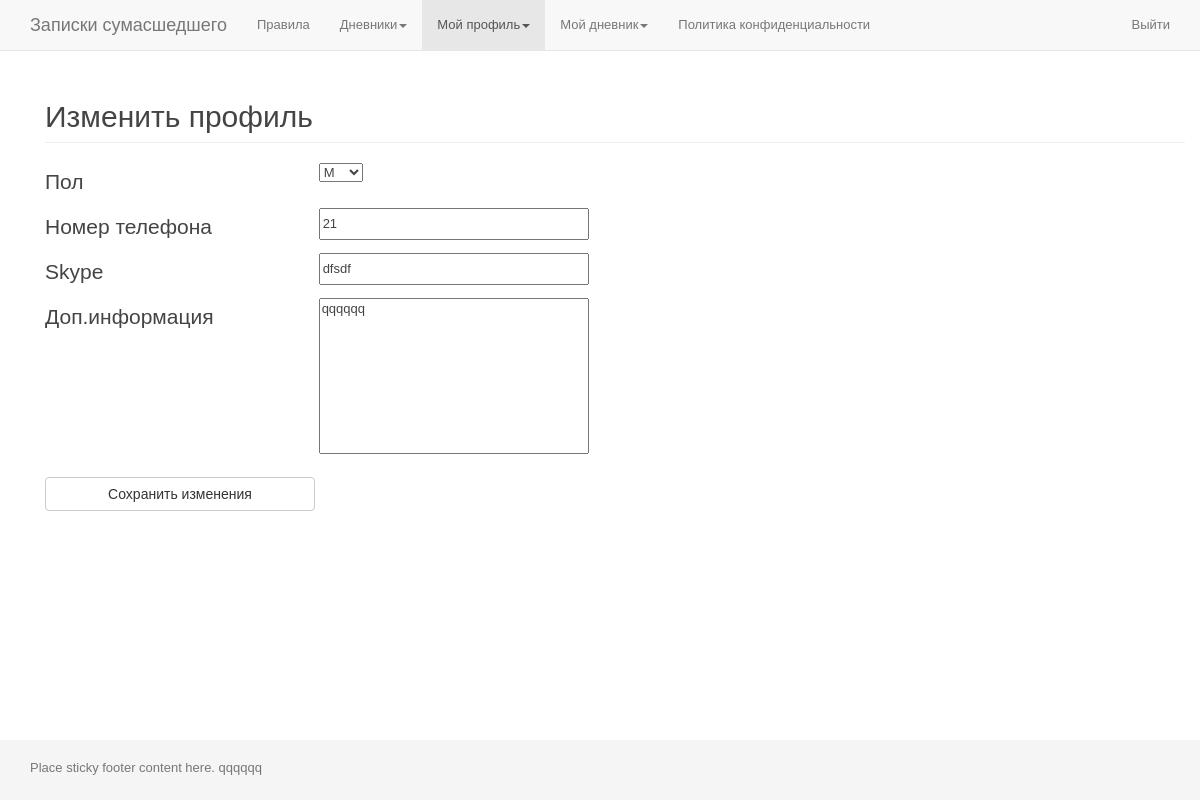
Screenshot of /change_profile/ (signed in) with the database file from the repository.
### app_accounts/models.py (models this page shows, shortened)
class Gender(models.Model):
	gender = models.CharField(
		max_length=10,
		blank=True,
	)
	def __str__(self):
		return self.gender

class UserProfile(User):
	gender = models.ForeignKey(
		Gender,
		verbose_name='Пол',
		blank=True,
		null=True,
	)
	phone = models.CharField(
		max_length=50,
		blank=False,
	)
	skype = models.CharField(
		max_length=50,
		blank=False,
	)
	other = models.TextField(
		max_length=500,
		blank=False,
	)
	avatar = models.ImageField(
		upload_to='userprofile/avatar/',
		blank=True,
		null=True,
	)
	objects = UserManager()

### app_zapsum/views.py (the view, shortened to what this page needs)
# urls.py: url(r'^change_profile/$', 'views.change_profile', name='change_profile'),
@login_required
def change_profile(request):
	entry_user_profile = UserProfile.objects.get(user_ptr_id=request.user.id)
	avatar = entry_user_profile.avatar
	form = ProfileForm(instance=entry_user_profile)
	t = loader.get_template('page_change_profile.html')
	c = RequestContext(request, {
		'form': form,
		'avatar': avatar,
	}, [custom_proc])
	return HttpResponse(t.render(c))

### app_accounts/forms.py
class ProfileForm(forms.ModelForm):
	gender = forms.ModelChoiceField(
		queryset=Gender.objects.all(),
		empty_label = None,
		label='Пол',
	)
	phone = forms.CharField(
		label='Номер телефона',
		widget=forms.TextInput(),
		required=False,
	)
	skype = forms.CharField(
		label='Skype',
		widget=forms.TextInput(),
		required=False,
	)
	other = forms.CharField(
		label='Доп.информация',
		widget=forms.Textarea,
		required=False,
	)
	class Meta:
		model = UserProfile
		fields = (
			'gender',
			'phone',
			'skype',
			'other',
		)

### app_accounts/templatetags/tags_app_accounts.py (called while the page is built)
@register.inclusion_tag("part_auth_area.html")
def part_auth_area(is_authenticated):
	return {
		'is_authenticated': is_authenticated,
	}

### app_zapsum/views.py (called while the page is built)
def custom_proc(request):
	return{
		'request': request,
	}

### app_zapsum/templates/page_change_profile.html (shortened to what this page needs)
{% extends "page_base.html" %}
{% load thumbnail %}
{% block content %}
	<section class="section profile">
		<div class="page-header">
			<h2>Изменить профиль</h2>
		</div>
		<form class="profile_form" id="profile_form" action="" method="post" novalidate>
			<div class="cell input_outer">
				<label class="label">{{ form.gender.label }}</label>
				{{ form.gender }}
			</div>
			<div class="cell input_outer">
				<label class="label">{{ form.phone.label }}</label>
				{{ form.phone }}
			</div>
			<div class="cell input_outer">
				<label class="label">{{ form.skype.label }}</label>
				{{ form.skype }}
			</div>
			<div class="cell input_outer">
				<label class="label">{{ form.other.label }}</label>
				{{ form.other }}
			</div>
			<div class="cell submit_outer">
				<input class="btn btn-default btn_submit" type="submit" value="Сохранить изменения">
			</div>
		</form>
	</section>
{% endblock %}

### zapsum/templates/page_base.html (shortened to what this page needs)
<!DOCTYPE html>
{% load staticfiles tags_app_accounts%}
<html lang="ru">
	<head>
		<link href="{% static 'zapsum/css/bootstrap/bootstrap.min.css' %}" rel="stylesheet">
		<link href="{% static 'zapsum/css/bootstrap/sticky-footer-navbar.css' %}" rel="stylesheet">
		<link href="{% static 'zapsum/css/styles.css' %}" rel="stylesheet">
		<link href="{% static 'app_accounts/css/styles.css' %}" rel="stylesheet">
		<link href="{% static 'app_zapsum/css/styles.css' %}" rel="stylesheet">
	</head>
	<body>
		<div class="navbar navbar-default navbar-fixed-top nav_top" role="navigation">
			<div class="container">
				<div class="navbar-header">
					<a class="navbar-brand" href="{% url 'rules' %}">Записки сумасшедшего</a>
				</div>
				<div class="collapse navbar-collapse">
				  <ul class="nav navbar-nav">
					<li><a href="{% url 'rules' %}">Правила</a></li>
					<li class="dropdown">
						<a href="#" class="dropdown-toggle" data-toggle="dropdown">Дневники<span class="caret"></span></a>
					</li>
					{% if request.user.is_authenticated %}
					<li class="dropdown">
						<a href="#" class="dropdown-toggle" data-toggle="dropdown">Мой профиль<span class="caret"></span></a>
					</li>
					<li class="dropdown">
						<a href="#" class="dropdown-toggle" data-toggle="dropdown">Мой дневник<span class="caret"></span></a>
					</li>
					{% endif %}
					<li><a href="{% url 'privacy_policy' %}">Политика конфиденциальности</a></li>
				  </ul>
					<ul class="nav navbar-nav navbar-right">
						{% part_auth_area request.user.is_authenticated %}
					</ul>
				</div>
			</div>
		</div>
		<div class="container">
			<div class="container">
				{% block content %}{% endblock %}
			</div>
		</div>
		<div class="footer">
			<div class="container">
				<p class="text-muted">Place sticky footer content here. {{ user }}</p>
			</div>
		</div>
	</body>
</html>

### zapsum/static/zapsum/css/styles.css (style rules this page uses)
html, body, div, h1, h2, h3, h4, h5, h6, a, a img, p, ul, ol, li, span, fieldset , form, dl, dd, dt, table, tr, td, img { border: none; margin: 0; outline: none; padding: 0; }
html { height:100%; }
body { height:100%; margin: 0 auto; font: normal 13px arial, sans-serif; color: #444; }
a { color: #cc6633; }
ul { list-style-type: none; }
textarea { resize: none; }

### zapsum/static/app_accounts/css/styles.css (style rules this page uses)
form textarea, form input { width: 270px; display: inline-block; }
form .input_outer input { height: 32px; }
form .label { color: #444; font-size: 21px; font-weight: 300; line-height: 1.4; text-align: left; vertical-align: top; width: 270px; display: inline-block; padding-left: 0; }
form .submit_outer { padding-top: 20px; }

### rows the page displays
Gender: gender "М"
UserProfile: phone "21", skype "dfsdf", other "qqqqqq"

### other values shown
{{ user }} "qqqqqq"
